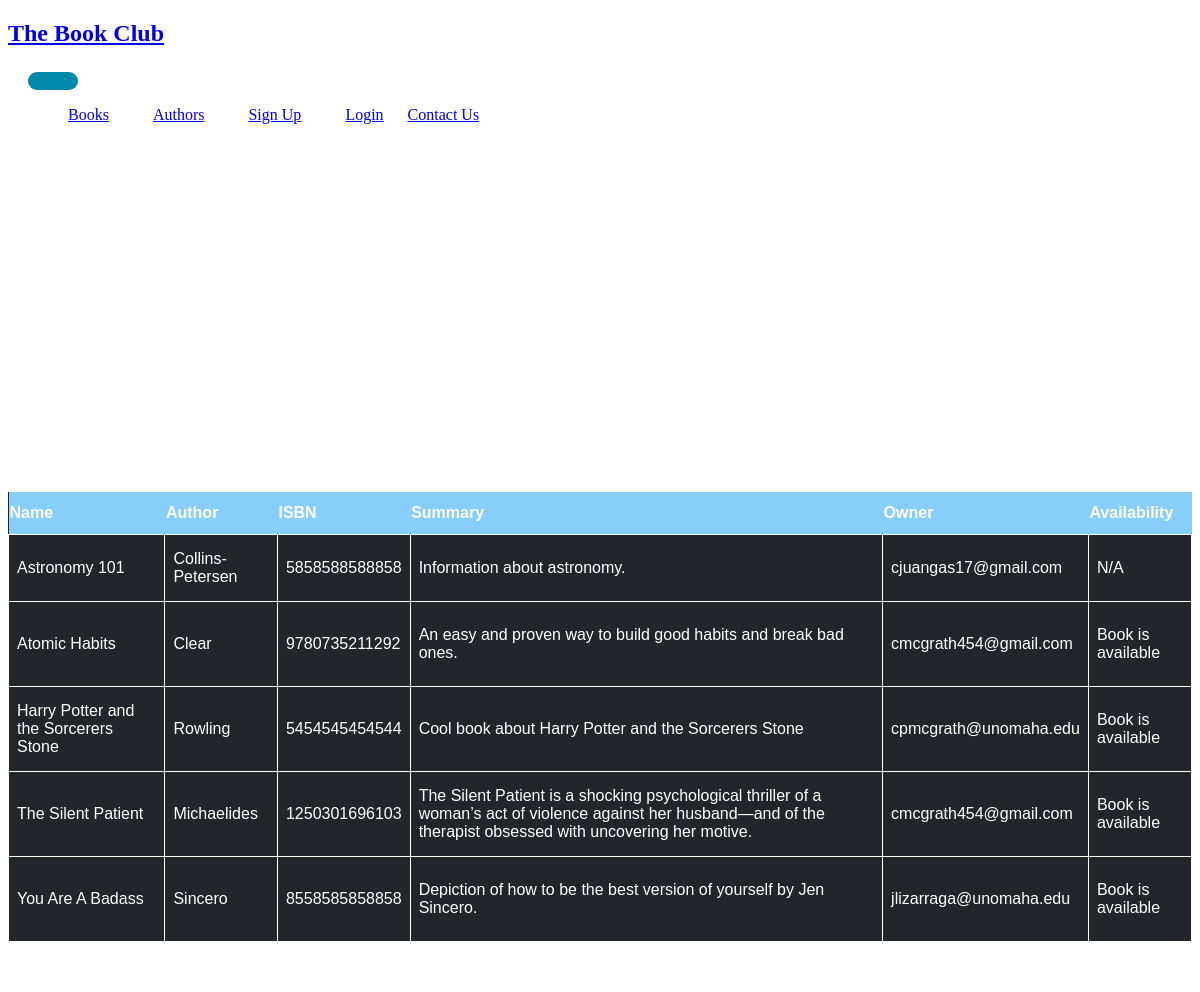
The page /books/ on the database as committed earlier.
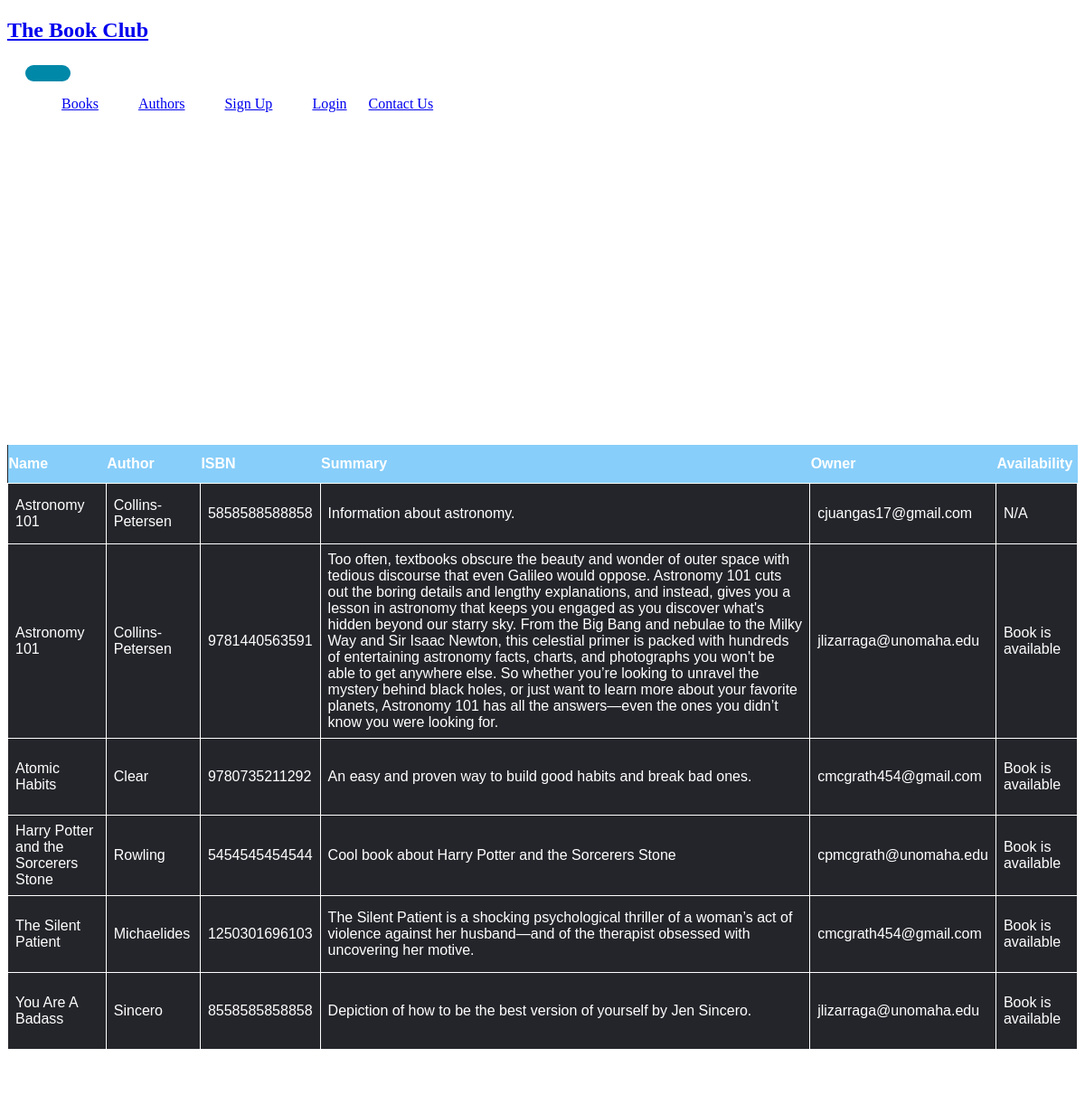
The same page on the database as committed later.
### library/models.py (models this page shows, shortened)
class Book (models.Model):
    owner = models.ForeignKey ("accounts.User",
                                 related_name='owner',
                                 on_delete=models.CASCADE,
                                 default=None)
    genre = models.ForeignKey (Genre,
                               related_name='books',
                               on_delete=models.CASCADE)
    author = models.ForeignKey (Author,
                                related_name='books',
                                on_delete=models.CASCADE)
    title = models.CharField (max_length=50, db_index=True,)
    summary = models.TextField (blank=True)
    available = models.BooleanField (default=True)
    slug = models.SlugField (max_length=200, db_index=True)
    isbn = models.CharField(max_length=13, validators=[MinLengthValidator(13)])
    favorite = models.BooleanField(default=False)
    shared = models.BooleanField(default=False)
    class Meta:
        ordering = ('title',)

class Author (models.Model):
    first_name = models.CharField (max_length=50, db_index=True)
    last_name = models.CharField (max_length=50, db_index=True)
    slug = models.SlugField (max_length=200, db_index=True)
    favorite = models.BooleanField(default=False)
    class Meta:
        ordering = ('last_name',)
        index_together = (('id', 'slug'),)
    def __str__(self):
        return self.last_name

### accounts/models.py (models this page shows, shortened)
class User (AbstractBaseUser, PermissionsMixin):
    username = None
    email = models.EmailField (_ ('email'), unique=True)
    first_name = models.CharField (max_length=20)
    last_name = models.CharField (max_length=20)
    street_num = models.CharField (max_length=20)
    state = models.CharField (max_length=2)
    zipcode = models.CharField (max_length=5, validators=[MinLengthValidator (5)])
    city = models.CharField (max_length=20)
    is_staff = models.BooleanField (default=False)
    is_active = models.BooleanField (default=True)
    date_joined = models.DateTimeField (default=timezone.now)
    favoriteGenres = models.ManyToManyField (Genre, symmetrical=False, blank=True)
    favoriteAuthors = models.ManyToManyField (Author, blank=True)
    follow_list = models.ManyToManyField ('accounts.User', blank=True)
    bio = models.TextField (blank=True)
    wishlist = models.ManyToManyField (Book, symmetrical=False, blank=True)
    profile_picture = models.ImageField (upload_to='users/%Y/%m/%d',
                                         blank=True)
    objects = CustomUserManager ( )
    USERNAME_FIELD = 'email'
    REQUIRED_FIELDS = []
    def __str__(self):
        return self.email

### library/views.py (the view)
# urls.py: path("books/", views.book_list, name="book_list"),
def book_list(request, genre_slug=None):
    genre = None
    genres = Genre.objects.all()
    books = Book.objects.all()
    if genre_slug:
        genre = get_object_or_404(Genre, slug=genre_slug)
        books = books.filter(genre=genre)
    return render(
        request,
        "library/books/list.html",
        {"genres": genres, "genre": genre, "books": books},
    )

### library/templates/library/books/list.html (shortened to what this page needs)
{% extends "home.html" %}
{% load static %}
{% block content %}
    <div class="Banner">
    <h1>Below is a list of some books owned by our members, that are currently available for exchange.</h1>
    </div>
    <table class="listings">
    <th>Name</th>
    <th>Author</th>
    <th>ISBN</th>
    <th>Summary</th>
    <th>Owner</th>
    <th>Availability</th>
    {% for b in books %}
        <tr>
        <td>{{ b.title }}</td>
        <td>{{ b.author }}</td>
        <td>{{ b.isbn }}</td>
        <td>{{ b.summary }}</td>
        <td>{{ b.owner }}</td>
        <td>{% if b.available is True %}
            <p>Book is available</p>
            {% else %}
            <p>N/A</p>
            {% endif %}
        </td>
        </tr>
    {% endfor %}
    </table>
{% endblock %}

### library/templates/home.html (shortened to what this page needs)
<!DOCTYPE html>
{% load static %}
{% block head %}
    {% load compress %}
    <html lang="en">
        <head>
            {% compress css %}
                <link href="{% static '/bootstrap/scss/bootstrap.scss' %}"
                      rel="stylesheet"
                      type="text/x-scss">
                <link rel="stylesheet"
                      type="text/x-scss"
                      href="{% static 'scss/custom.scss' %}"/>
            {% endcompress %}
            <link rel="stylesheet" href="{% static 'css/styles.css' %}">
        </head>
    {% endblock %}
    <body>
        {% block navigation %}
            <header class="bg-dark mb-6">
                <nav class="navbar navbar-expand-lg navbar-dark bg-dark my-2 ">
                    <div class="container-fluid align-items-center">
                        <a class="navbar-brand" href="{% url 'library:home' %}">
                            <h1 class="text-primary fw-bold fs-2 m-0">The Book Club</h1>
                        </a>
                        <button class="navbar-toggler"
                                type="button"
                                data-bs-toggle="collapse"
                                data-bs-target="#navbarNavDropdown"
                                aria-controls="navbarNavDropdown"
                                aria-expanded="false"
                                aria-label="Toggle navigation">
                        </button>
                        <div class="collapse navbar-collapse" id="navbarSupportedContent">
                            <ul class="navbar-nav">
                                <li class="nav-item text-light mx-3">
                                    <a class="nav-link" href="{% url 'library:book_list' %}">Books</a>
                                </li>
                                <li class="nav-item mx-3">
                                    <a class="nav-link" href="{% url 'library:author_list' %}">Authors</a>
                                </li>
                                <li class="nav-item mx-3">
                                    <a class="nav-link" href="{% url 'accounts:register' %}">Sign Up</a>
                                </li>
                                <li class="nav-item mx-3">
                                    <a class="nav-link" href="{% url 'accounts:user_login' %}">Login</a>
                                </li>
                                <a  class="btn btn-primary text-light mx-3 rounded-pill px-4" href="{% url 'library:contactus' %}">Contact Us</a>
                            </ul>
                        </div>
                    </div>
                </nav>
            </header>
        {% endblock %}
        {% block content %}{% endblock %}
    </body>
    {% block footer %}
        <footer id="footer">
            <div class="container">
                <p class="text-center text-muted">
                </p>
            </div>
        </footer>
    {% endblock %}
</html>

### library/static/css/styles.css (style rules this page uses)
body { color: white; }
.listings { background-color: #24252a; color: white; font-family: Arial, Helvetica, sans-serif; border-collapse: collapse; margin: auto; width: 100%; }
.listings td, #bookListing th { border: 1px solid white; padding: 8px; }
.listings th { padding-top: 12px; padding-bottom: 12px; text-align: left; background-color: lightskyblue; color: white; }
.Banner { color: white; margin: 7% auto auto; width: 25%; padding: 10px; text-align: center; }
li { display: inline-block; padding: 0 20px; }
button { margin-left: 20px; padding: 9px 25px; background-color: rgba(0, 136, 169, 1); border: none; border-radius: 50px; cursor: pointer; transition: all 0.3s ease 0s; }

Rows that differ between the two databases and show on the page:
added Book: title "Astronomy 101", author "Collins-Petersen", isbn "9781440563591", summary "Too often, textbooks obscure the beauty and wonder of outer space with tedious discourse that even Galileo would oppose. Astronomy 101 cuts out the boring details and lengthy explanations, and instead, gives you a lesson in astronomy that keeps you engaged as you discover what's hidden beyond our starry sky. From the Big Bang and nebulae to the Milky Way and Sir Isaac Newton, this celestial primer is packed with hundreds of entertaining astronomy facts, charts, and photographs you won't be able to get anywhere else. So whether you’re looking to unravel the mystery behind black holes, or just want to learn more about your favorite planets, Astronomy 101 has all the answers—even the ones you…", owner "jlizarraga@unomaha.edu", available "Book is available"
